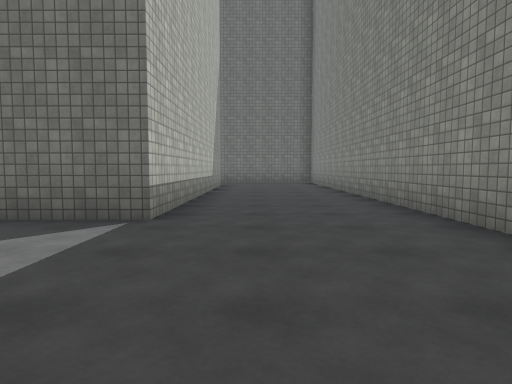
[1] (above)

24 first-person views from a walk through a Unity game level. The camera is 1.2 m above the floor, tilts 4° down and sees 75° across. The floor is counted in squares, 2 m on a side. Each view is taken from the middle of a square. On the plan, view 1 faces up. The plan holds only what a view shows up to about 10 squares ahead; the rest is blank. The place goes on beyond the plan. Surface patterns are stand-ins for the level's own textures.

[2]
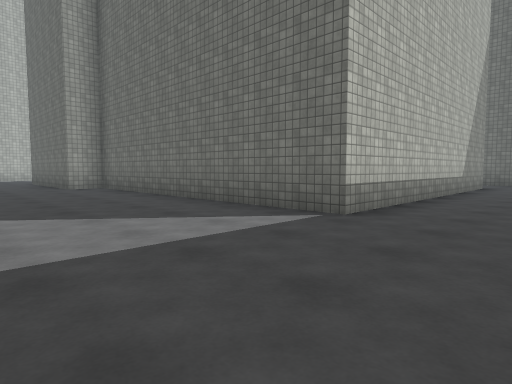

[3]
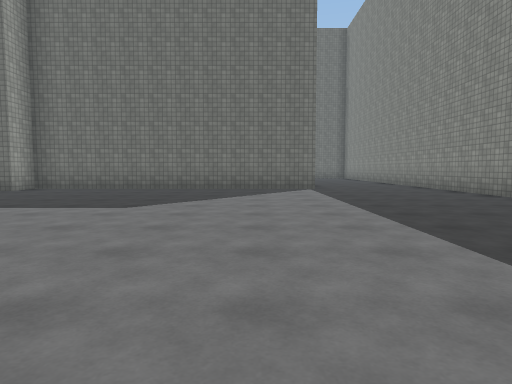

[4]
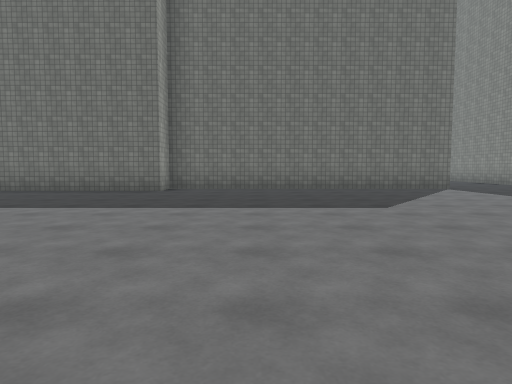

[5]
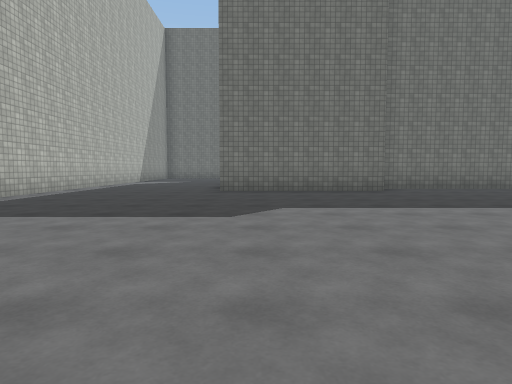

[6]
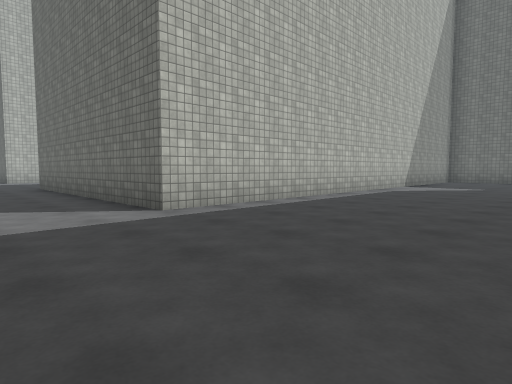

[7]
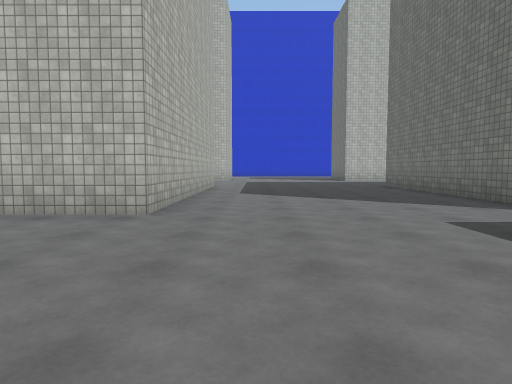

[8]
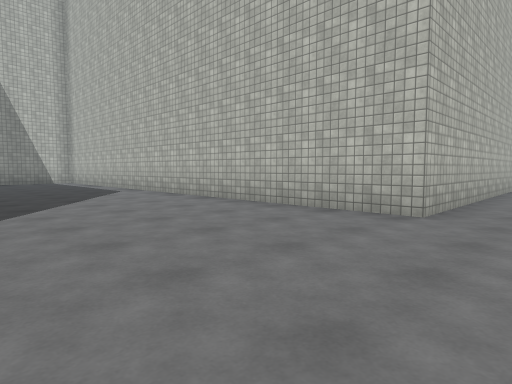

[9]
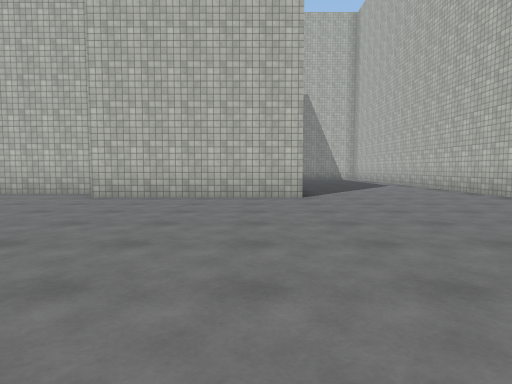

[10]
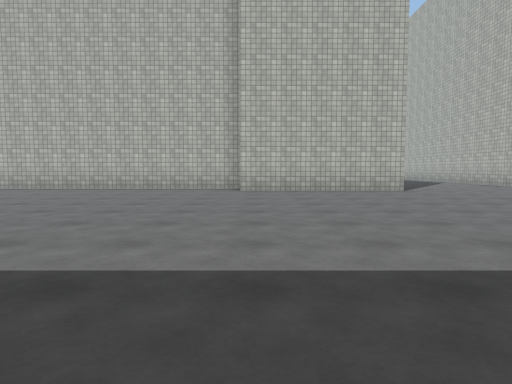

[11]
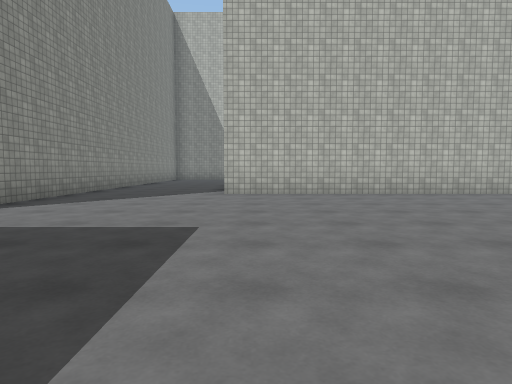

[12]
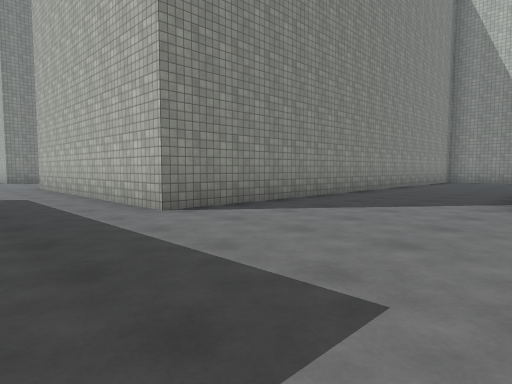

[13]
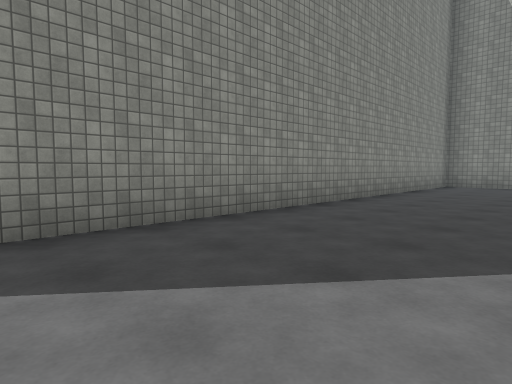

[14]
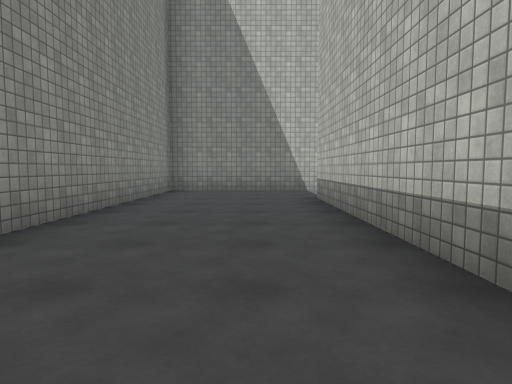

[15]
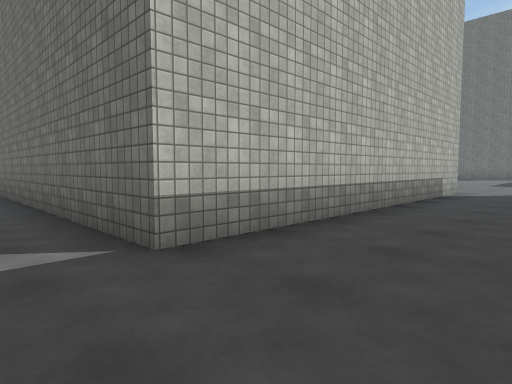

[16]
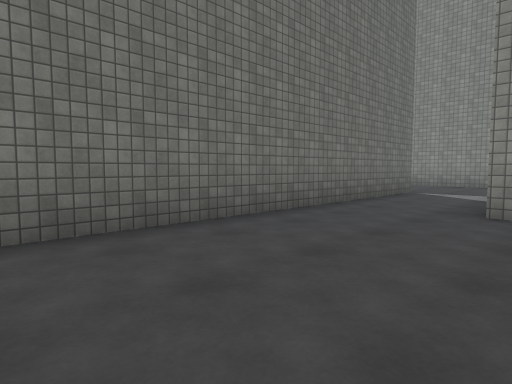

[17]
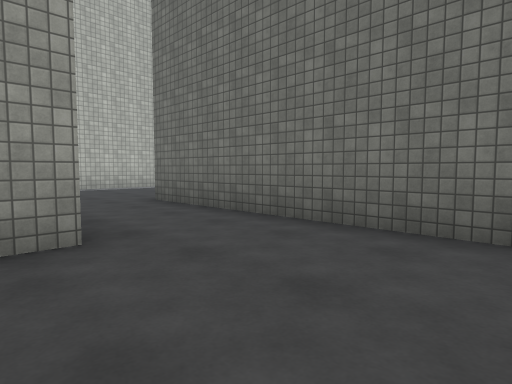

[18]
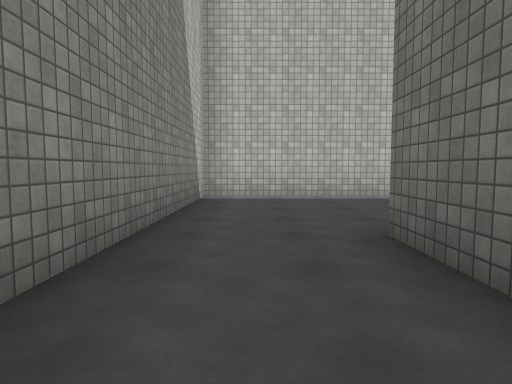

[19]
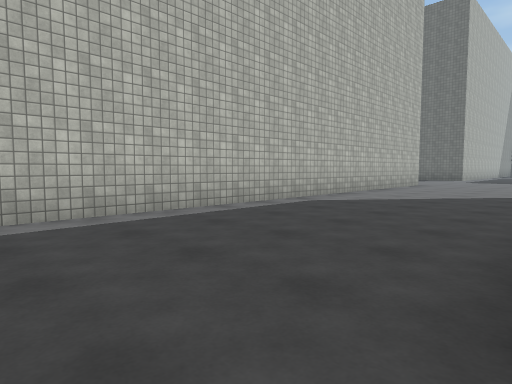

[20]
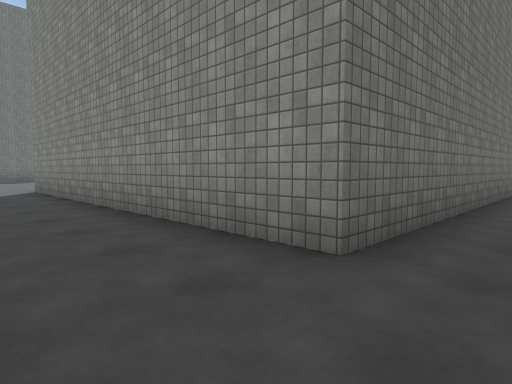

[21]
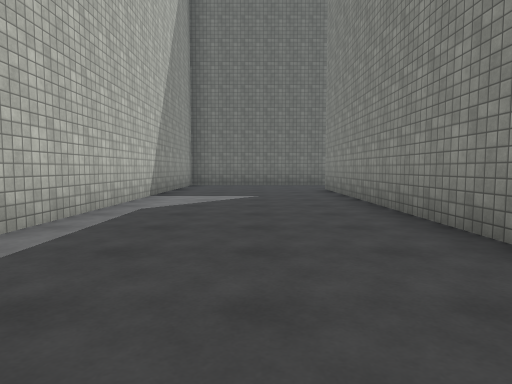

[22]
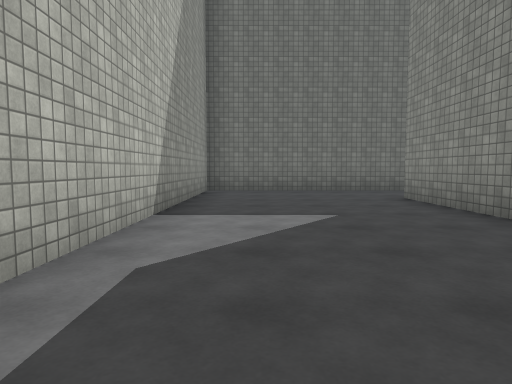

[23]
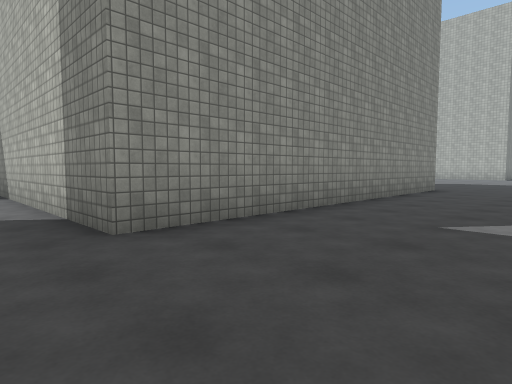

[24]
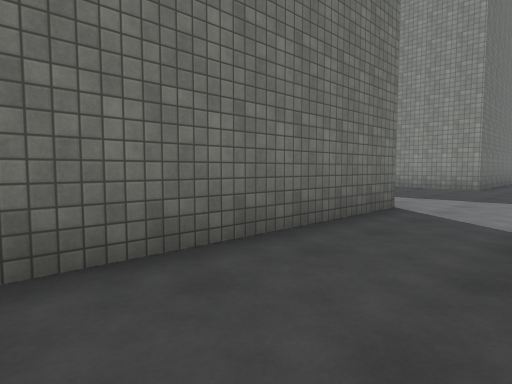

### Floor plan
Points are (right, up) in squares from view 1. A wall is a line through its corners. A room is listed if a view was taken in it or the views show most of it. See-through windows are left out.
Room 1 (views 1, 2, 3, 4, 5, 6, 7, 8, 9, 10, 11, 12, 13, 14, 15, 18, 19, 20, 21, 22, 23, 24)
walls: (-9.6, -8.9) (-1.2, -8.9) (-1.2, -16.8); (2.3, 0.9) (2.3, 10.1); (-9.6, -16.8) (-14, -16.8) (-14, -7.9) (-9.5, -7.9); (-1.2, 11.9) (-1.2, 3.9) (-9.6, 3.9) (-9.6, 2.9) (-14, 2.9) (-14, 11.8) (-7.9, 11.8); (-24.8, -5.4) (-18.3, -5.4) (-18.3, -19.1) (-12.4, -19.1); (-10.8, 14.1) (-18.3, 14.1) (-18.3, 0.4) (-25.4, 0.4); (-3.9, 14.1) (-5.2, 14.1); (-0.6, -19.1) (2.3, -19.1) (2.3, -5.4) (5.5, -5.4)
ways out: opening at (-9.3, -18) to room 2; opening at (-1.5, -17.5) to room 2
Room 2 (views 16, 17)
walls: (-10.8, -19.1) (-10.8, -19.8); (-1.8, -19.1) (-0.6, -19.1); (-1.2, -16.8) (-9.6, -16.8)
ways out: opening at (-9.3, -18) to room 1; opening at (-1.5, -17.5) to room 1

Where each view was taken, in squares from view 1:
view 1: 0 up, 0 right, facing up
view 2: 0 up, 1 right, facing up-left
view 3: 6 down, 3 left, facing up
view 4: 6 down, 7 left, facing up
view 5: 6 down, 13 left, facing up
view 6: 2 down, 14 left, facing up-left
view 7: 4 down, 14 left, facing left
view 8: 4 down, 14 left, facing down-left
view 9: 1 down, 13 left, facing down
view 10: 1 up, 10 left, facing down
view 11: 1 down, 2 left, facing down
view 12: 3 down, 2 left, facing down-right
view 13: 7 down, 1 left, facing down-right
view 14: 10 down, 0 right, facing down
view 15: 18 down, 1 right, facing up-left
view 16: 20 down, 10 left, facing up-right
view 17: 20 down, 8 left, facing up-left
view 18: 18 down, 11 left, facing left
view 19: 18 down, 14 left, facing up-left
view 20: 18 down, 16 left, facing up-right
view 21: 2 up, 16 left, facing up
view 22: 5 up, 17 left, facing up
view 23: 13 up, 17 left, facing down-right
view 24: 12 up, 16 left, facing up-right
